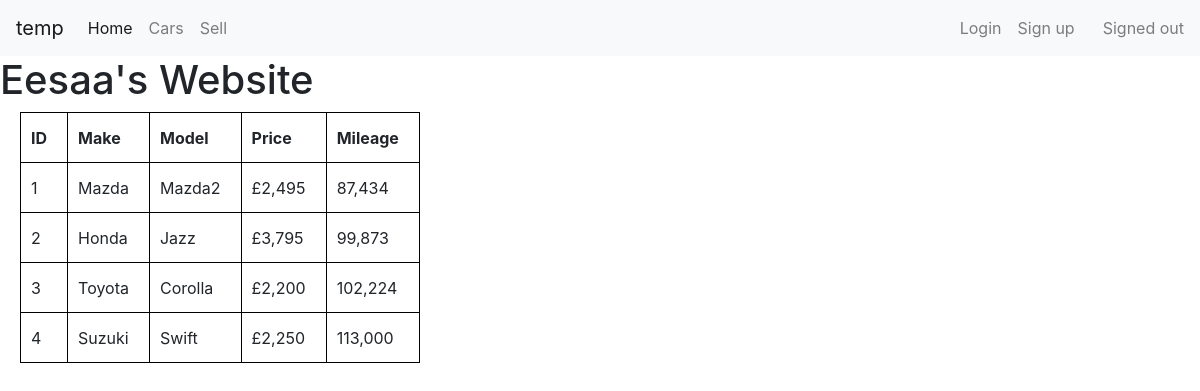
/cars, run on the app's committed database.
### app.py (models this page shows, shortened)
class CarListing(db.Model):
    id = db.Column(db.Integer, primary_key = True)
    make = db.Column(db.String(30), nullable = False)
    model = db.Column(db.String(30), nullable = False)
    price = db.Column(db.Integer, nullable = False)
    mileage = db.Column(db.Integer, nullable = False)
    user_id =  db.Column(db.Integer, db.ForeignKey('user.id'))

### app.py (the view)
@app.route('/cars')
def show_cars():
    cars_db = CarListing.query.all()
    return render_template('cars.html', car_list = cars_db)

### templates/cars.html (shortened to what this page needs)
{% extends "base.html" %}
{% block content%}
<table>
        <tr>
            <th>ID</th>
            <th>Make</th>
            <th>Model</th>
            <th>Price</th>
            <th>Mileage</th>
        </tr>
    {% for car in car_list %}
    <tr>
        <td>{{car.id}}</td>
        <td>{{car.make}}</td>
        <td>{{car.model}}</td>
        <td>{{ "£{:,}".format(car.price)}}</td>
        <td>{{ "{:,}".format(car.mileage)}}</td>
    </tr>
   {% endfor %}
    </table>
{% endblock %}

### templates/base.html (shortened to what this page needs)
<!DOCTYPE html>
<html lang="en">
<head>
    <link rel="stylesheet" href="https://cdn.jsdelivr.net/npm/bootstrap@4.0.0/dist/css/bootstrap.min.css">
</head>
<body>
    <nav class="navbar navbar-expand-lg navbar-light bg-light">
  <a class="navbar-brand" href="/">temp</a>
  <div class="collapse navbar-collapse" id="navbarNav">
    <ul class="navbar-nav">
      <li class="nav-item active">
        <a class="nav-link" href="/">Home <span class="sr-only">(current)</span></a>
      </li>
      <li class="nav-item">
        <a class="nav-link" href="/cars">Cars</a>
      </li>
      <li class="nav-item">
        <a class="nav-link" href="/add">Sell</a>
      </li>
    </ul>
    <ul class="navbar-nav ml-auto">
    {% if current_user.is_authenticated %}
     <span class="navbar-text">
      Logged in as {{current_user.username.capitalize()}}
      </span>
      <li class="nav-item">
      <a class="nav-link" href="/logout" style="color: black;">log out</a>
    </li >
      {% else %}
      <li class="nav-item">
        <a class="nav-link" href="/login">Login</a>
      </li>
        <a class="nav-link" href="/signup">Sign up</a>
      <span class="navbar-text" style="margin-left: 20px;">
      Signed out
      </span>
    {% endif %}
    </ul>
  </div>
</nav>
    <h1>Eesaa's Website</h1>
        {% block content %}
        {% endblock %}
</body>
</html>

### templates/cars.html (style rules this page uses)
table, th,td { height: 50px; border: solid, 1px, black; padding-right: 20px; padding-left: 10px; margin-left: 20px; }

### data on the page
CarListing: id "1", make "Mazda", model "Mazda2", price "£2,495", mileage "87,434"
CarListing: id "2", make "Honda", model "Jazz", price "£3,795", mileage "99,873"
CarListing: id "3", make "Toyota", model "Corolla", price "£2,200", mileage "102,224"
CarListing: id "4", make "Suzuki", model "Swift", price "£2,250", mileage "113,000"
